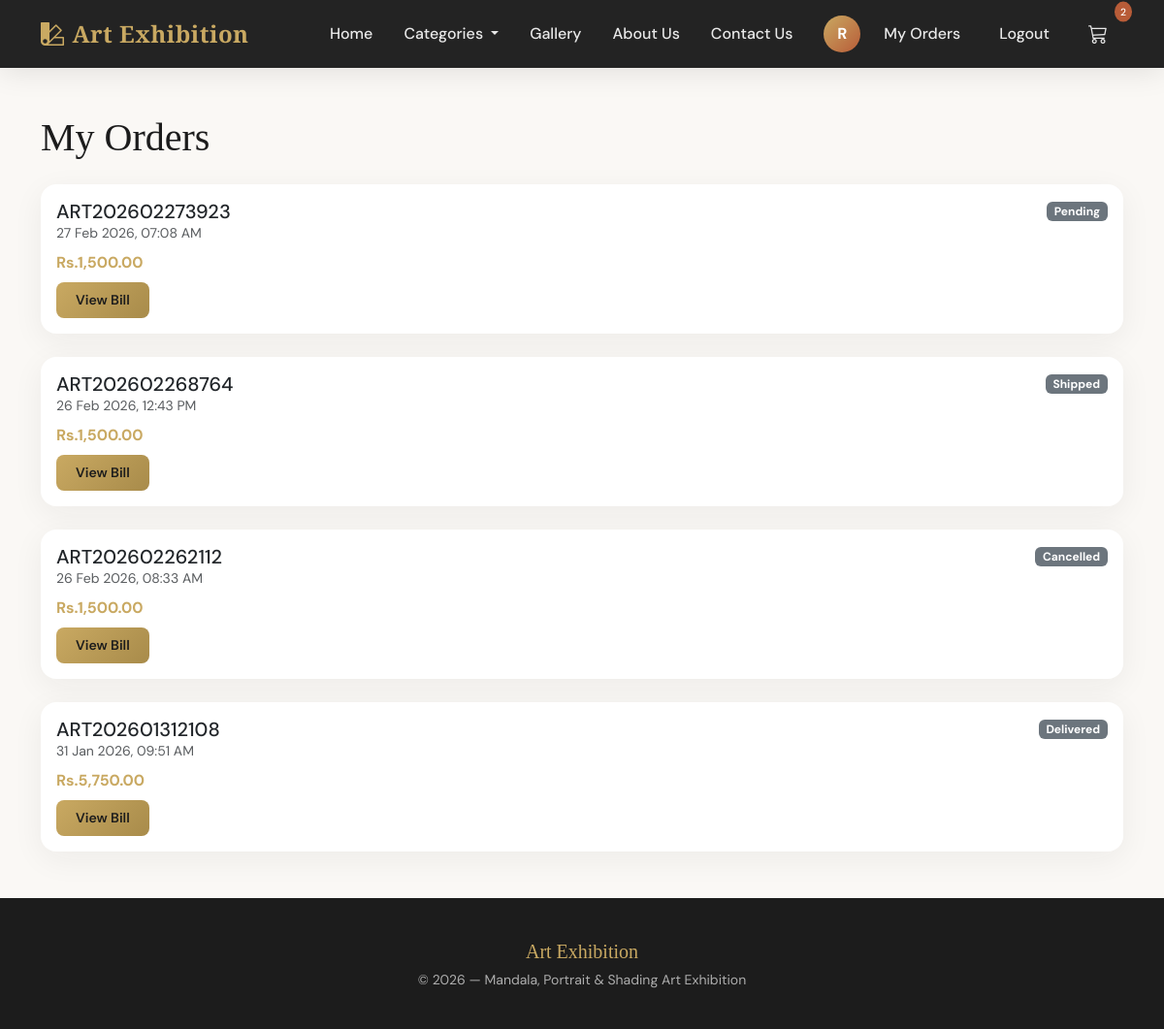
The page /orders/ (signed in) on the database its author committed.
### core/models.py (models this page shows, shortened)
class SiteSettings(models.Model):
    site_name = models.CharField(max_length=100, default='Art Exhibition')
    about_us_title = models.CharField(max_length=200, default='About Art Exhibition')
    about_us_content = models.TextField(default='We showcase beautiful artworks including mandala, portrait, and shading art.')
    contact_email = models.EmailField(default='contact@artexhibition.com')
    contact_phone = models.CharField(max_length=20, default='+91 98765 43210')
    contact_address = models.TextField(default='123 Art Gallery Street, Mumbai, India')
    hero_title = models.CharField(max_length=200, default='Discover Beautiful Art')
    hero_subtitle = models.CharField(max_length=300, default='Mandala, Portrait & Shading Art Exhibition')
    hero_background = models.ImageField(upload_to='hero/', blank=True, null=True)
    hero_background_url = models.URLField(blank=True, null=True)

class User(AbstractUser):
    USER_TYPE_CHOICES = (
        ('admin', 'Admin'),
        ('client', 'Client'),
    )
    email = models.EmailField(unique=True)
    user_type = models.CharField(max_length=10, choices=USER_TYPE_CHOICES, default='client')
    phone = models.CharField(max_length=15, blank=True)
    address = models.TextField(blank=True)
    profile_pic = models.ImageField(upload_to='profiles/', blank=True, null=True)
    created_at = models.DateTimeField(auto_now_add=True)
    updated_at = models.DateTimeField(auto_now=True)
    USERNAME_FIELD = 'email'
    REQUIRED_FIELDS = ['username']
    def get_display_name(self):
        if self.username:
            return self.username[0].upper()
        if self.email:
            return self.email[0].upper()
        return 'U'

class Order(models.Model):
    STATUS_CHOICES = (
        ('pending', 'Pending'),
        ('confirmed', 'Confirmed'),
        ('shipped', 'Shipped'),
        ('delivered', 'Delivered'),
        ('cancelled', 'Cancelled'),
    )
    PAYMENT_CHOICES = (
        ('cod', 'Cash on Delivery (COD)'),
        ('online', 'Online Payment'),
    )
    order_number = models.CharField(max_length=20, unique=True, editable=False)
    user = models.ForeignKey(User, on_delete=models.CASCADE, related_name='orders')
    full_name = models.CharField(max_length=255)
    email = models.EmailField()
    phone = models.CharField(max_length=15)
    shipping_address = models.TextField()
    status = models.CharField(max_length=20, choices=STATUS_CHOICES, default='pending')
    payment_method = models.CharField(max_length=20, choices=PAYMENT_CHOICES, default='cod')
    total_amount = models.DecimalField(max_digits=12, decimal_places=2, default=0)
    notes = models.TextField(blank=True)
    created_at = models.DateTimeField(auto_now_add=True)
    updated_at = models.DateTimeField(auto_now=True)
    class Meta:
        ordering = ['-created_at']

### core/views.py (the view)
# urls.py: path('orders/', views.order_list, name='order_list'),
@login_required
def order_list(request):
    orders = Order.objects.filter(user=request.user).order_by('-created_at')
    return render(request, 'core/order_list.html', {'orders': orders})

### core/context_processors.py (called while the page is built)
def cart_count(request):
    try:
        if request.user.is_authenticated:
            return {'cart_count': Cart.objects.filter(user=request.user).count()}
    except Exception:
        pass
    return {'cart_count': 0}

def site_settings(request):
    try:
        s = SiteSettings.objects.first()
        return {'site_settings': s if s else SiteSettings()}
    except Exception:
        return {'site_settings': SiteSettings()}

def nav_categories(request):
    try:
        cats = Category.objects.order_by('name')
        return {'nav_categories': cats}
    except Exception:
        return {'nav_categories': []}

### templates/core/order_list.html (shortened to what this page needs)
{% extends 'base.html' %}
{% load humanize %}
{% block content %}
<section class="py-5">
    <div class="container">
        <h1 class="font-display mb-4">My Orders</h1>
        {% if orders %}
        <div class="row g-4">
            {% for order in orders %}
            <div class="col-12">
                <div class="card card-art">
                    <div class="card-body">
                        <div class="d-flex justify-content-between align-items-center flex-wrap gap-2">
                            <h5 class="mb-0">{{ order.order_number }}</h5>
                            <span class="badge bg-secondary">{{ order.get_status_display }}</span>
                        </div>
                        <p class="mb-2 text-muted small">{{ order.created_at|date:"d M Y, h:i A" }}</p>
                        <p class="mb-0 fw-bold" style="color: var(--art-gold);">Rs.{{ order.total_amount|intcomma }}</p>
                        <a href="{% url 'core:order_detail' order.id %}" class="btn btn-art btn-sm mt-2">View Bill</a>
                    </div>
                </div>
            </div>
            {% endfor %}
        </div>
        {% else %}
        <p class="text-muted">No orders yet.</p>
        <a href="{% url 'core:gallery' %}" class="btn btn-art">Browse Gallery</a>
        {% endif %}
    </div>
</section>
{% endblock %}

### templates/base.html (shortened to what this page needs)
{% load static %}
<!DOCTYPE html>
<html lang="en">
<head>
    <link href="https://cdn.jsdelivr.net/npm/bootstrap@5.3.2/dist/css/bootstrap.min.css" rel="stylesheet">
    <link rel="stylesheet" href="https://cdn.jsdelivr.net/npm/bootstrap-icons@1.11.1/font/bootstrap-icons.css">
</head>
<body class="d-flex flex-column min-vh-100">
    {% block nav %}
    <nav class="navbar navbar-expand-lg navbar-dark navbar-art sticky-top">
        <div class="container">
            <a class="navbar-brand" href="{% url 'core:home' %}">
                <i class="bi bi-palette2 me-2"></i>{{ site_settings.site_name }}
            </a>
            <div class="collapse navbar-collapse" id="navbarNav">
                <ul class="navbar-nav ms-auto">
                    <li class="nav-item"><a class="nav-link {% if request.resolver_match.url_name == 'home' %}active{% endif %}" href="{% url 'core:home' %}">Home</a></li>
                    <li class="nav-item dropdown">
                        <a class="nav-link dropdown-toggle" href="#" id="categoryDropdown" role="button" data-bs-toggle="dropdown" aria-expanded="false">
                            Categories
                        </a>
                    </li>
                    <li class="nav-item"><a class="nav-link" href="{% url 'core:gallery' %}">Gallery</a></li>
                    <li class="nav-item"><a class="nav-link" href="{% url 'core:about_us' %}">About Us</a></li>
                    <li class="nav-item"><a class="nav-link" href="{% url 'core:contact_us' %}">Contact Us</a></li>
                </ul>
                <ul class="navbar-nav align-items-center gap-2 ms-3">
                    {% if user.is_authenticated %}
                    <li class="nav-item">
                        <div class="user-avatar" title="{{ user.email }}">
                            {{ user.get_display_name }}
                        </div>
                    </li>
                    <li class="nav-item"><a class="nav-link" href="{% url 'core:order_list' %}">My Orders</a></li>
                    <li class="nav-item"><a class="nav-link" href="{% url 'core:logout' %}">Logout</a></li>
                    {% else %}
                    <li class="nav-item"><a class="btn btn-outline-art btn-sm" href="{% url 'core:register' %}">Register</a></li>
                    <li class="nav-item"><a class="btn btn-art btn-sm" href="{% url 'core:login' %}">Login</a></li>
                    {% endif %}
                    {% if user.is_authenticated %}
                    <li class="nav-item">
                        <a class="nav-link position-relative" href="{% url 'core:cart' %}">
                            <i class="bi bi-cart3 fs-5"></i>
                            {% if cart_count %}<span class="cart-badge position-absolute top-0 start-100 translate-middle">{{ cart_count }}</span>{% endif %}
                        </a>
                    </li>
                    {% endif %}
                </ul>
            </div>
        </div>
    </nav>
    {% endblock %}
    <main class="flex-grow-1">
        {% block content %}{% endblock %}
    </main>
    {% block footer %}
    <footer class="mt-auto">
        <div class="container text-center">
            <p class="mb-1 font-display fs-5" style="color: var(--art-gold);">{{ site_settings.site_name }}</p>
            <p class="small mb-0 opacity-75">© {% now "Y" %} — Mandala, Portrait & Shading Art Exhibition</p>
        </div>
    </footer>
    {% endblock %}
</body>
</html>

### templates/base.html (style rules this page uses)
:root { --art-ivory: #FAF8F5; --art-charcoal: #1C1C1C; --art-gold: #C9A962; --art-terracotta: #B85C38; --art-sage: #7D8B6F; --art-cream: #F5F0E8; }
* { box-sizing: border-box; }
body { font-family: 'DM Sans', sans-serif; background: var(--art-ivory); color: var(--art-charcoal); min-height: 100vh; overflow-x: hidden; }
.font-display { font-family: 'Playfair Display', serif; }
.navbar-art { background: rgba(28, 28, 28, 0.97) !important; backdrop-filter: blur(12px); box-shadow: 0 4px 30px rgba(0,0,0,0.1); padding: 0.75rem 0; }
.navbar-art .navbar-brand { font-family: 'Playfair Display', serif; font-weight: 700; font-size: 1.5rem; color: var(--art-gold) !important; letter-spacing: 0.5px; }
.navbar-art .nav-link { color: rgba(255,255,255,0.9) !important; font-weight: 500; padding: 0.5rem 1rem !important; border-radius: 6px; transition: all 0.3s ease; }
.user-avatar { width: 38px; height: 38px; border-radius: 50%; background: linear-gradient(135deg, var(--art-gold), var(--art-terracotta)); color: white; display: flex; align-items: center; justify-content: center; font-weight: 700; font-size: 1rem; }
.cart-badge { background: var(--art-terracotta); color: white; font-size: 0.65rem; padding: 0.25em 0.5em; border-radius: 50%; min-width: 18px; text-align: center; }
.btn-art { background: linear-gradient(135deg, var(--art-gold), #a88b4a); color: var(--art-charcoal); border: none; font-weight: 600; padding: 0.5rem 1.25rem; border-radius: 8px; transition: all 0.3s ease; }
.card-art { border: none; border-radius: 16px; overflow: hidden; box-shadow: 0 8px 32px rgba(28, 28, 28, 0.06); transition: all 0.4s cubic-bezier(0.4, 0, 0.2, 1); }
footer { background: var(--art-charcoal); color: rgba(255,255,255,0.85); padding: 2.5rem 0; margin-top: auto; }

### rows shown on the page
SiteSettings: site_name "Art Exhibition"
User: get_display_name "R"
Order: order_number "ART202602273923", status "Pending", created_at "27 Feb 2026, 07:08 AM", total_amount "1,500.00"
Order: order_number "ART202602268764", status "Shipped", created_at "26 Feb 2026, 12:43 PM", total_amount "1,500.00"
Order: order_number "ART202602262112", status "Cancelled", created_at "26 Feb 2026, 08:33 AM", total_amount "1,500.00"
Order: order_number "ART202601312108", status "Delivered", created_at "31 Jan 2026, 09:51 AM", total_amount "5,750.00"

### other values the page prints
{{ cart_count }} "2"
